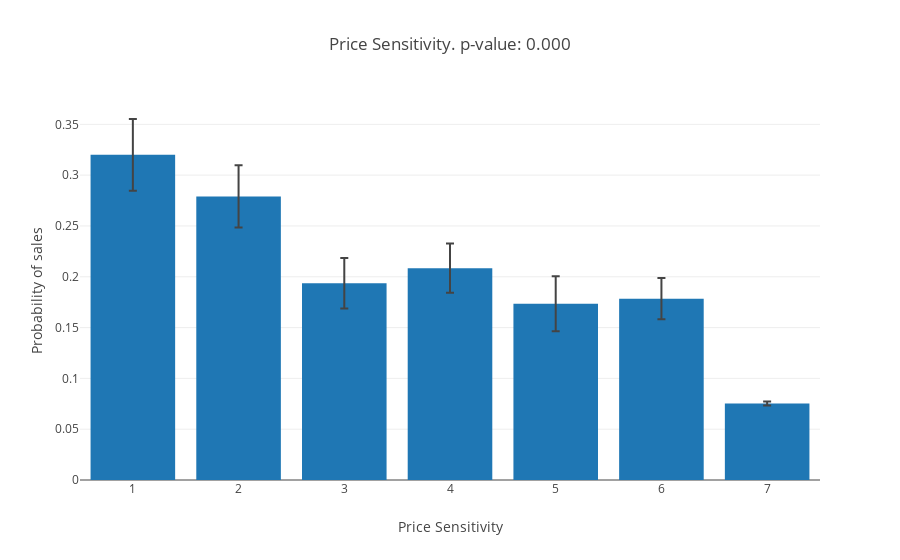

Notebook code for this chart:
### Markdown cell above
The clients without data in the *Price Sensitivity* feature have a lower probability of buying the insurance, so we have included them in the analysis with the value 7, making them the more sensible to the price

### Code cell
#db1.loc[np.isnan(db1['Price Sensitivity']), 'Price Sensitivity'] = 7
scores['Price Sensitivity'], fig = analyze_feature('Price Sensitivity', db1, categorical=True)
iplot(fig)

### Figure 1 — Plotly figure (JSON) as saved in the notebook; plotly's stock layout.template omitted (floating-point values rounded to 4 significant figures)
{"data": [{"error_y": {"array": [0.03526, 0.03059, 0.02484, 0.02415, 0.02705, 0.02038, 0.001938], "type": "data", "visible": true}, "name": "Sales probability", "type": "bar", "x": [1, 2, 3, 4, 5, 6, 7], "y": [0.32, 0.2791, 0.1937, 0.2085, 0.1735, 0.1785, 0.07525]}], "layout": {"barmode": "group", "title": "Price Sensitivity. p-value: 0.000", "xaxis": {"title": "Price Sensitivity"}, "yaxis": {"title": "Probability of sales"}}}
